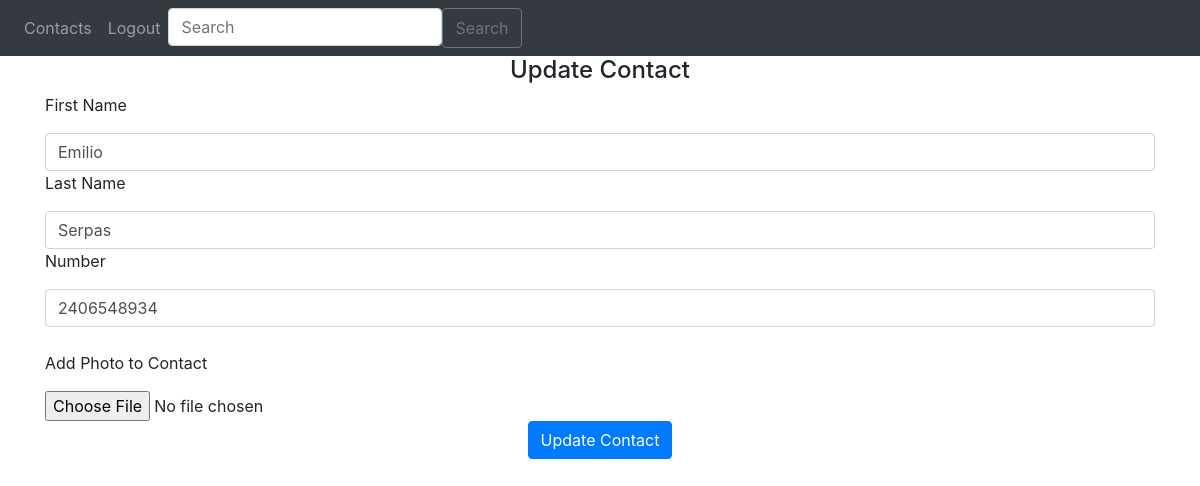
Page /update/3 (signed in) on the committed database.
### Website/models.py (models this page shows)
class Contact(db.Model):
    id = db.Column(db.Integer, primary_key=True)
    first_name = db.Column(db.String(150))
    last_name = db.Column(db.String(150))
    number = db.Column(db.String(150))
    photo = db.Column(db.String(150))
    date = db.Column(db.DateTime(timezone=True), default=func.now())
    user_id = db.Column(db.Integer, db.ForeignKey("user.id"))

### Website/views.py (the view)
@views.route("/update/<int:id>", methods=["GET", "POST"])
def update(id):
    form = SearchForm()
    contact = Contact.query.get(id)
    if request.method == "POST":
        contact.first_name = request.form.get("first_name")
        contact.last_name = request.form.get("last_name")
        contact.number = request.form.get("number")
        contact.photo = request.form.get("photo")
        print("First Name:", contact.first_name)
        print("Last Name:", contact.last_name)
        try:
            db.session.commit()
            return redirect("/")
        except:
            return "There was a problem updating"
    else:
        return render_template("update.html", contact=contact, user=current_user, form = form)

### Website/webforms.py
class SearchForm(FlaskForm):
    searched = StringField("Searched", validators=[DataRequired()])
    submit = SubmitField("Submit")

### Website/__init__.py (called while the page is built)
def create_app():
    app = Flask(__name__)
    app.config['SECRET_KEY'] = 'fhdgwefgifuejukf'
    app.config['SQLALCHEMY_DATABASE_URI'] = f'sqlite:///{DB_NAME}'
    db.init_app(app)
    from .views import views
    from .auth import auth
    app.register_blueprint(views, url_prefix='/')
    app.register_blueprint(auth, url_prefix='/')
    from .models import User, Contact
    create_database(app)
    login_manager = LoginManager()
    login_manager.login_view = 'auth.login'
    login_manager.init_app(app)
    @login_manager.user_loader
    def load_user(id):
        return User.query.get(int(id))
    return app

### Website/views.py (called while the page is built)
@views.context_processor
def inject_user():
    return dict(user=current_user)

### Website/templates/update.html (shortened to what this page needs)
{% extends "base.html" %}
{% block content %}
    <h4 align="center">Update Contact</h4>
    <form action="/update/{{ contact.id }}" method="POST">
        <p>First Name</p>
        <input name="first_name" id="first_name" class="form-control" value="{{ contact.first_name }}">
        <p>Last Name</p>
        <input name="last_name" id="last_name" class="form-control" value="{{ contact.last_name }}">
        <p>Number</p>
        <input name="number" id="number" class="form-control" value="{{ contact.number }}">
        <br>
        <p>Add Photo to Contact</p>
        <input type="file" id="contact_photo" name="contact_photo" accept="image/png, image/jpeg" />
        <br/>
        <div align="center">
            <button type="submit" class="btn btn-primary">Update Contact</button>
        </div>
        <br>
    </form>
{% endblock %}

### rows in the picture
Contact: first_name "Emilio", last_name "Serpas", number "2406548934"
